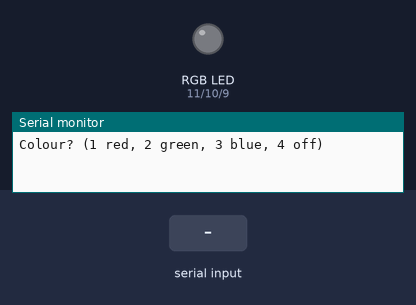
This sketch was run on a simulated Arduino Uno, built with avr-gcc and run on an emulated ATmega328P. Shown: an RGB LED mixed from three pins (HIGH = lit), the last lines printed to the serial monitor. Inputs (shaded band) come from the test bench.

Above: at 1.2 s.
1.3 s: "1\n" received over Serial
At 1.9 s:
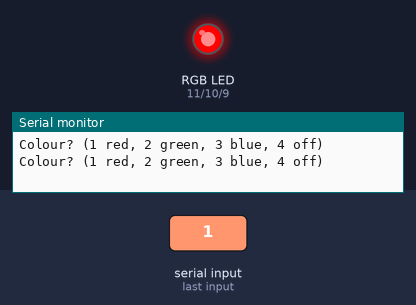
2.8 s: "2\n" received over Serial
At 3.1 s:
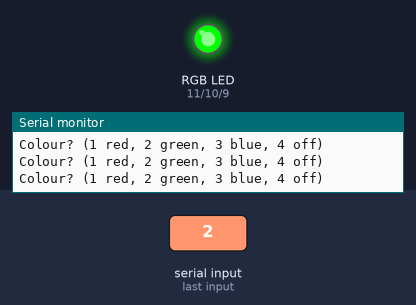
4.3 s: "3\n" received over Serial
At 5.4 s:
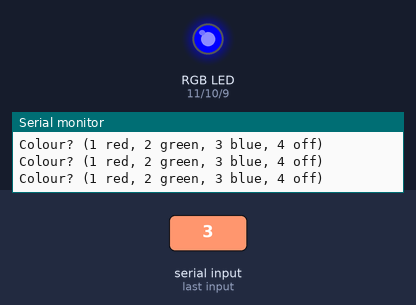
5.8 s: "5\n" received over Serial
At 6.5 s:
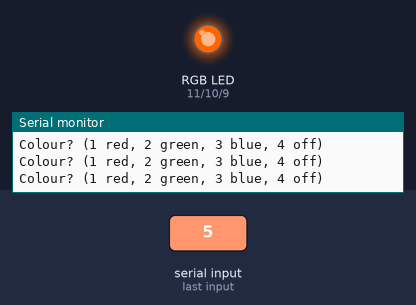
7.3 s: "2\n" received over Serial
At 7.7 s:
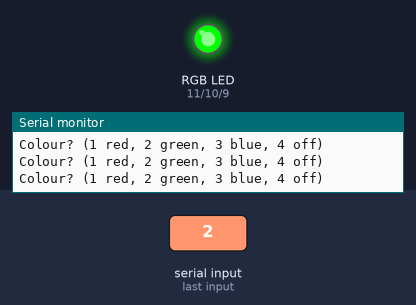
Timing chart, 0 to 9.8 s (numbered marks = the images above; inputs shaded):
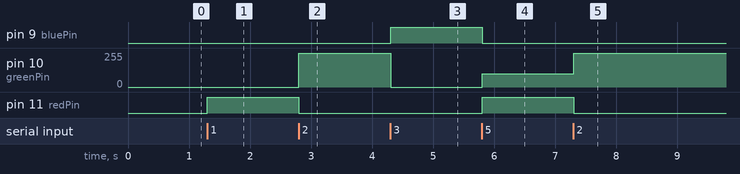

Measured:
- after the input at 1.3 s, pin 11 (redPin): LOW → HIGH at once
- after the input at 2.8 s, pin 10 (greenPin): 0/255 → 255/255 at once; pin 11 (redPin): HIGH → LOW at once
- after the input at 4.3 s, pin 9 (bluePin): LOW → HIGH at once; pin 10 (greenPin): 255/255 → 0/255 at once
- after the input at 5.8 s, pin 9 (bluePin): HIGH → LOW at once; pin 10 (greenPin): 0/255 → 100/255 at once; pin 11 (redPin): LOW → HIGH at once
- after the input at 7.3 s, pin 10 (greenPin): 100/255 → 255/255 at once; pin 11 (redPin): HIGH → LOW at once

The sketch:

rgb_1.ino
```cpp
int redPin = 11;
int greenPin = 10;
int bluePin = 9;
int colour;
String msg = "Colour? (1 red, 2 green, 3 blue, 4 off)";

void setup() {
  Serial.begin(9600);

  pinMode(redPin, OUTPUT);
  pinMode(greenPin, OUTPUT);
  pinMode(bluePin, OUTPUT);

}

void loop() {
  Serial.println(msg);

  while (Serial.available()==0){

  }
colour = Serial.parseInt();

if(colour==1){
  digitalWrite(redPin, HIGH);
  digitalWrite(greenPin,LOW);
  digitalWrite(bluePin, LOW);
}
if(colour==2){
  digitalWrite(redPin, LOW);
  digitalWrite(greenPin,HIGH);
  digitalWrite(bluePin, LOW);
}
if(colour==3){
  digitalWrite(redPin, LOW);
  digitalWrite(greenPin,LOW);
  digitalWrite(bluePin, HIGH);
}
if(colour==4){
  digitalWrite(redPin, LOW);
  digitalWrite(greenPin,LOW);
  digitalWrite(bluePin, LOW);
}

//for like inbetweeners, we do analogwrite

//yellow
if(colour==5){
  analogWrite(redPin, 255);
  analogWrite(greenPin,100);
  analogWrite(bluePin, 0);
}
//cyan
if(colour==6){
  analogWrite(redPin, 0);
  analogWrite(greenPin,255);
  analogWrite(bluePin, 255);
}
//magenta
if(colour==7){
  analogWrite(redPin, 255);
  analogWrite(greenPin,0);
  analogWrite(bluePin, 255);
}
//orange
if(colour==8){
  analogWrite(redPin, 255);
  analogWrite(greenPin,165);
  analogWrite(bluePin, 0);
}
//purple
if(colour==9){
  analogWrite(redPin, 150);
  analogWrite(greenPin,20);
  analogWrite(bluePin, 200);
}
  //white
  if(colour==10){
  analogWrite(redPin, 255);
  analogWrite(greenPin,255);
  analogWrite(bluePin, 255);
}
}
```
